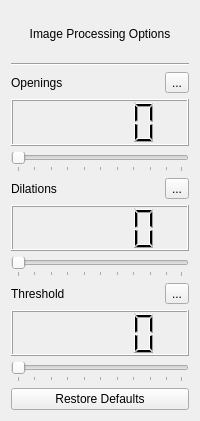
<?xml version="1.0" encoding="UTF-8"?>
<ui version="4.0">
 <class>Form</class>
 <widget class="QWidget" name="Form">
  <property name="geometry">
   <rect>
    <x>0</x>
    <y>0</y>
    <width>200</width>
    <height>421</height>
   </rect>
  </property>
  <property name="minimumSize">
   <size>
    <width>200</width>
    <height>0</height>
   </size>
  </property>
  <property name="windowTitle">
   <string>Form</string>
  </property>
  <layout class="QVBoxLayout" name="verticalLayou">
   <item>
    <widget class="QLabel" name="widgetTitle">
     <property name="text">
      <string>Image Processing Options</string>
     </property>
     <property name="textFormat">
      <enum>Qt::AutoText</enum>
     </property>
     <property name="scaledContents">
      <bool>false</bool>
     </property>
     <property name="alignment">
      <set>Qt::AlignCenter</set>
     </property>
     <property name="wordWrap">
      <bool>true</bool>
     </property>
    </widget>
   </item>
   <item>
    <widget class="Line" name="line">
     <property name="orientation">
      <enum>Qt::Horizontal</enum>
     </property>
    </widget>
   </item>
   <item>
    <layout class="QHBoxLayout" name="openingsTitleLayout">
     <item>
      <widget class="QLabel" name="openingsTitle">
       <property name="text">
        <string>Openings</string>
       </property>
      </widget>
     </item>
     <item>
      <widget class="QToolButton" name="openingsInfoButton">
       <property name="text">
        <string>...</string>
       </property>
      </widget>
     </item>
    </layout>
   </item>
   <item>
    <widget class="QLCDNumber" name="openingsLCD">
     <property name="frameShadow">
      <enum>QFrame::Raised</enum>
     </property>
    </widget>
   </item>
   <item>
    <widget class="QSlider" name="openingsSlider">
     <property name="orientation">
      <enum>Qt::Horizontal</enum>
     </property>
     <property name="tickPosition">
      <enum>QSlider::TicksBelow</enum>
     </property>
    </widget>
   </item>
   <item>
    <layout class="QHBoxLayout" name="dilationsTitleLayout">
     <item>
      <widget class="QLabel" name="dilationsTitle">
       <property name="text">
        <string>Dilations</string>
       </property>
      </widget>
     </item>
     <item>
      <widget class="QToolButton" name="dilationsInfoButton">
       <property name="text">
        <string>...</string>
       </property>
      </widget>
     </item>
    </layout>
   </item>
   <item>
    <widget class="QLCDNumber" name="dilationsLCD"/>
   </item>
   <item>
    <widget class="QSlider" name="dilationsSlider">
     <property name="orientation">
      <enum>Qt::Horizontal</enum>
     </property>
     <property name="tickPosition">
      <enum>QSlider::TicksBelow</enum>
     </property>
    </widget>
   </item>
   <item>
    <layout class="QHBoxLayout" name="thresholdTitleLayout">
     <item>
      <widget class="QLabel" name="thresholdTitle">
       <property name="text">
        <string>Threshold</string>
       </property>
      </widget>
     </item>
     <item>
      <widget class="QToolButton" name="thresholdInfoButton">
       <property name="text">
        <string>...</string>
       </property>
      </widget>
     </item>
    </layout>
   </item>
   <item>
    <widget class="QLCDNumber" name="thresholdLCD"/>
   </item>
   <item>
    <widget class="QSlider" name="thresholdSlider">
     <property name="orientation">
      <enum>Qt::Horizontal</enum>
     </property>
     <property name="tickPosition">
      <enum>QSlider::TicksBelow</enum>
     </property>
    </widget>
   </item>
   <item>
    <widget class="QPushButton" name="restoreDefaultsButton">
     <property name="text">
      <string>Restore Defaults</string>
     </property>
    </widget>
   </item>
  </layout>
 </widget>
 <resources/>
 <connections/>
</ui>
